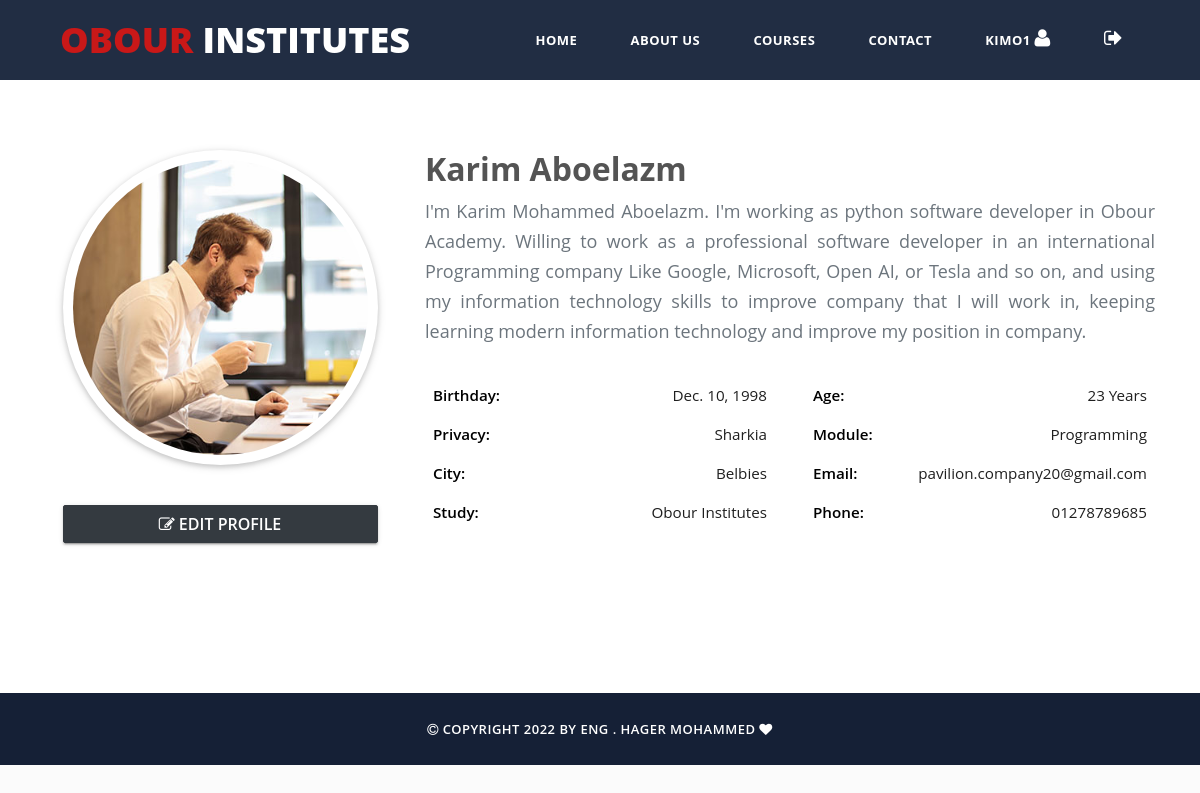
Page /student-profile/ (signed in) on the committed database.
### edu/models.py (models this page shows, shortened)
class Student(models.Model):
    user = models.OneToOneField(User, on_delete=models.CASCADE)
    full_name = models.CharField(_('full_name'),max_length=255)
    image = models.ImageField(_('image'),upload_to='student_images/')
    phone_number = models.CharField(_('phone_number'),max_length=15, blank=True, null=True)
    join_on = models.DateTimeField(_('join_on'),auto_now_add=True)
    objective = models.TextField(blank=True,null=True)
    data_of_birth = models.DateField(blank=True,null=True)
    age = models.CharField(max_length=10,blank=True,null=True)
    privacy = models.CharField(max_length=30,blank=True,null=True)
    city = models.CharField(max_length=30,blank=True,null=True)
    study_at = models.CharField(max_length=50,default="Obour Institutes")
    module = models.CharField(max_length=30,blank=True,null=True)
    class Meta:
        verbose_name_plural = _('Student')

### edu/views.py (the view)
# urls.py: path('student-profile/',StudentProfileView.as_view(),name='profile'),
class StudentProfileView(TemplateView):
    template_name = 'student_profile.html'
    def get_context_data(self, **kwargs):
        context = super().get_context_data(**kwargs)
        context['student']   = Student.objects.get(user=self.request.user)
        context['available_languages'] = ['en','ar']
        return context

### edu/templates/student_profile.html (shortened to what this page needs)
{% extends 'base.html' %}
{% load static %}
{% block content %}
    <div id="about_us" class="about-us container-fluid" style="padding:150px 30px;">
        <div class="container">
            <div class="about-row row">
                <div class="image-col col-md-4">
                    {% if student.image %}
                    <img src="{{student.image.url}}" alt="">
                    {% else %}
                    <img src="{% static '' %}images/user-default.jpeg" alt="">
                    {% endif %}
                    <a href="{% url 'edu:update_profile' student.id %}" class="btn btn-dark"><i class="fa fa-edit"></i> Edit Profile</a>
                </div>
                <div class="detail-col col-md-8">
                    <h2>{{student.full_name |title}}</h2>
                        <p class="text-muted" style="text-align:justify;font-size:18px;">{{student.objective}}</p>
                        <div class="row">
                            <div class="col-md-6 col-12">
                                <div class="info-list">
                                    <ul>
                                        <li><span>Birthday:</span>{{student.data_of_birth}}</li>
                                        <li><span>Privacy:</span>{{student.privacy}}</li>
                                        <li><span>City:</span>{{student.city}}</li>
                                        <li><span>Study:</span>{{student.study_at}}</li>
                                    </ul>
                                </div>
                            </div>
                            <div class="col-md-6 col-12">
                                <div class="info-list">
                                    <ul>
                                        <li><span>Age:</span>{{student.age}} Years</li>
                                        <li><span>Module:</span>{{student.module}}</li>
                                        <li><span>Email:</span> {{request.user.email}}</li>
                                        <li><span>Phone:</span>{{student.phone_number}}</li>
                                    </ul>
                                </div>
                            </div>
                        </div>
                </div>
            </div>
        </div>
    </div>
{% endblock content %}

### templates/snippets/header.html (shortened to what this page needs)
{% load static %}
  <header class="main-header clearfix" role="header">
    <div class="logo">
      <a href="#"><em>Obour</em> Institutes</a>
    </div>
    <nav id="menu" class="main-nav" role="navigation">
      <ul class="main-menu">
        <li><a href="/#section1">Home</a></li>
        <li><a href="#section2">About Us</a></li>
        <li><a href="#section4">Courses</a></li>
        <li><a href="#section6">Contact</a></li>
        {% if user.is_authenticated and user.student %}
          <li><a href="{% url 'edu:profile' %}">{{request.user.username}}  <i class="fa fa-user" style="font-size:20px;"></i></a></li>
          <li><a href="{% url 'edu:logout' %}"><i class="fa fa-sign-out" style="font-size:20px;"></i></a></li>
      {% endif %}
      </ul>
    </nav>
  </header>

### static/css/templatemo-grad-school.css (style rules this page uses)
body { font-family: 'Montserrat', sans-serif; }
a { color: #3CF; text-decoration: none; }
ul { padding: 0px; margin: 0px; list-style: none; }
p { font-size: 13px; line-height: 22px; }
.main-header { background-color: rgba(22,34,57,0.95); height: 80px; position: fixed; z-index: 12; width: 100%; top: 0; }
.main-header .logo { float: left; line-height: 80px; padding-left: 60px; }
.main-header .logo a { font-size: 36px; text-transform: uppercase; font-weight: 800; color: #fff; }
.main-header .logo a em { font-style: normal; color: #c91818; }
.main-menu { float: right; padding-right: 60px; }
.main-menu li { display: inline-block; line-height: 79px; margin-left: 15px; position: relative; }
.main-menu li:first-child { margin-left: 0px; }
.main-menu li a { padding: 10px 15px; font-size: 13px; text-transform: uppercase; letter-spacing: 0.5px; font-weight: 700; color: #fff; border: 2px solid transparent; transition: all 0.5s; }

### static/css/style.css (style rules this page uses)
* { margin: 0px; padding: 0px; list-style: none; }
img { max-width: 100%; }
a { text-decoration: none; outline: none; color: #444; }
ul { margin-bottom: 0; padding-left: 0; }
html, body { height: 100%; }
p { margin-bottom: 0px; width: 100%; }
::placeholder { color: #747f8a !important; font-size: 13px; opacity: .5 !important; }
.container-fluid { padding: 0px; }
h1, h2, h3, h4, h5, h6 { font-family: "Open Sans", sans-serif; color: #545454; }
body { background-color: #f1f1f145 !important; font-family: "Open Sans", sans-serif; -webkit-font-smoothing: antialiased; -moz-osx-font-smoothing: grayscale; text-rendering: optimizeLegibility; color: #1f1f1f; overflow-x: hidden; }
.btn { box-shadow: 0 3px 1px -2px rgba(0, 0, 0, 0.2), 0 2px 2px 0 rgba(0, 0, 0, 0.14), 0 1px 5px 0 rgba(0, 0, 0, 0.12); border-radius: 2px; }
.container { max-width: 1170px; }
html { scroll-behavior: smooth; }
.about-us { padding: 50px; background-color: #FFF; }
.about-us .about-row .image-col { text-align: center; }
.about-us .about-row .image-col img { border-radius: 50%; box-shadow: 0 2px 5px 0 rgba(0, 0, 0, 0.16), 0 2px 10px 0 rgba(0, 0, 0, 0.12); background-color: #fff; padding: 10px; width: 90%; }
.about-us .about-row .image-col .btn { margin-top: 40px; width: 90%; font-weight: 600; text-transform: uppercase; }
.about-us .about-row .detail-col h2 { font-weight: 700; font-size: 2rem; }
.about-us .about-row .detail-col p { font-size: .94rem; line-height: 30px; color: #1f1f1; }
.about-us .about-row .detail-col .info-list { margin-top: 30px; }
.about-us .about-row .detail-col .info-list ul li { padding: 8px; text-align: right; font-size: .95rem; }
.about-us .about-row .detail-col .info-list ul li span { float: left; font-weight: 600; color: #000000; }

### rows in the picture
Student: image (picture), full_name "Karim Aboelazm", objective "I'm Karim Mohammed Aboelazm. I'm working as python software developer in Obour Academy. Willing to work as a professional software developer in an international Programming company Like Google, Microsoft, Open AI, or Tesla and so on, and using my information technology skills to improve company that I will work in, keeping learning modern information technology and improve my position in company.", data_of_birth "Dec. 10, 1998", privacy "Sharkia", city "Belbies", study_at "Obour Institutes", age "23", module "Programming", phone_number "01278789685"

### other values in the picture
{{ request.user.username }} "KIMO1"
{{ request.user.email }} "pavilion.company20@gmail.com"
